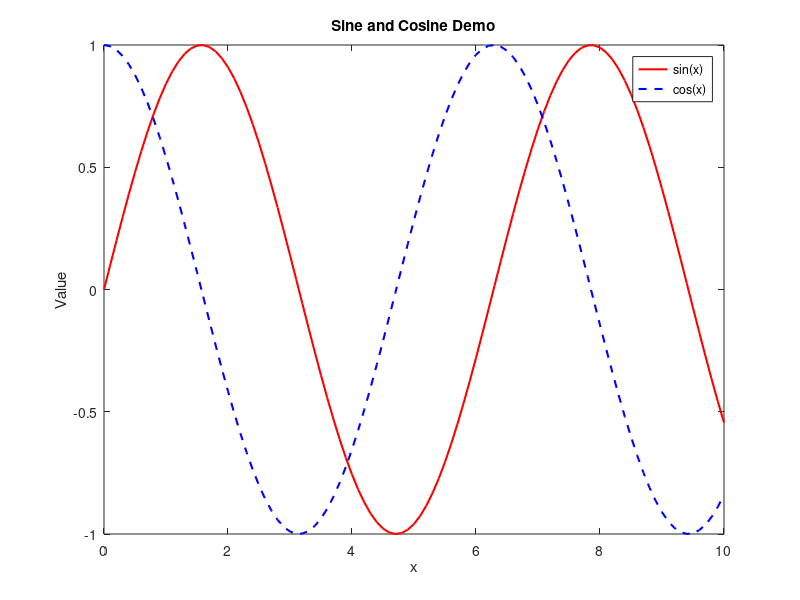

Source code (MATLAB):
%% Math Demo Script
% Author: Hexadecimal-bot
% Description: First math project in MATLAB + GitHub

clc; clear; close all;

x = 0:0.1:10;
y1 = sin(x);
y2 = cos(x);

plot(x, y1, 'r', 'LineWidth', 1.5); hold on;
plot(x, y2, 'b--', 'LineWidth', 1.5);
legend('sin(x)', 'cos(x)');
xlabel('x'); ylabel('Value');
title('Sine and Cosine Demo');

% Save figure
saveas(gcf, 'math_plot.png');

disp('✅ Math demo complete. Plot saved as math_plot.png');
